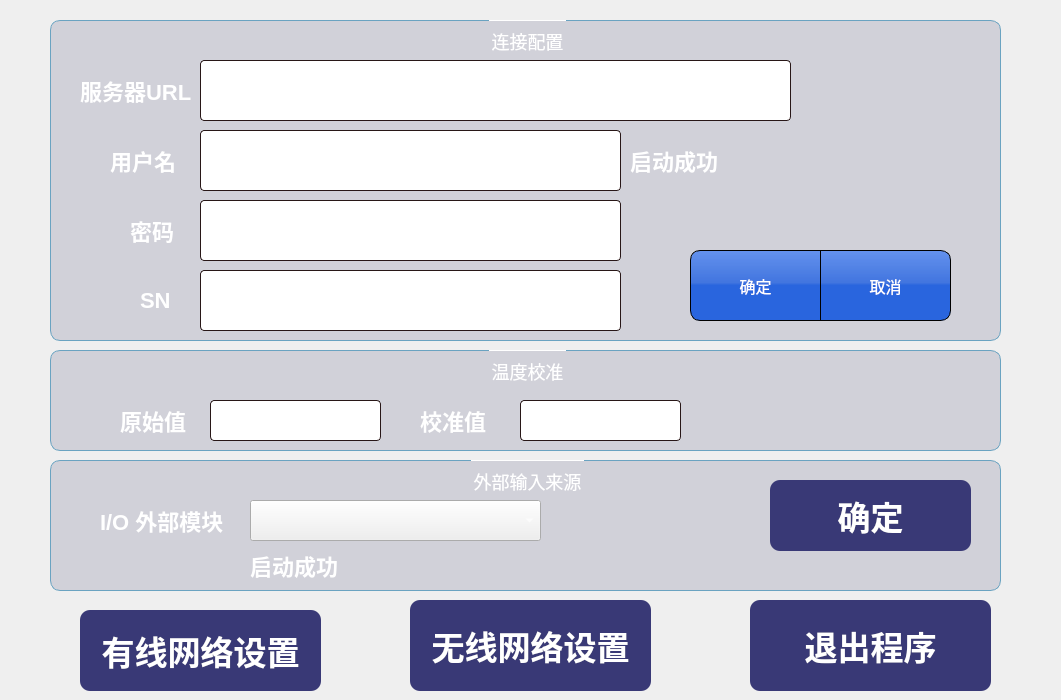
<?xml version="1.0" encoding="UTF-8"?>
<ui version="4.0">
 <class>MainFormSystemSet</class>
 <widget class="QWidget" name="MainFormSystemSet">
  <property name="geometry">
   <rect>
    <x>0</x>
    <y>0</y>
    <width>1061</width>
    <height>700</height>
   </rect>
  </property>
  <property name="windowTitle">
   <string>Form</string>
  </property>
  <property name="styleSheet">
   <string notr="true">#MainFormSystemSet {
	border-image: url(:/qrc/res/main_bk.png)  50 00 0 0 repeat;
}
QLabel { font:bold 22px;	color: rgb(255, 255, 255);}
QRadioButton {font:bold 22px;	color: rgb(255, 255, 255); }
QGroupBox::title {
  subcontrol-origin: margin;
  subcontrol-position: top center;
  padding-top: 10px;  
  border-top: 1px solid rgb(255, 255, 255);
  font:bold 24pt;
  color: rgb(255, 255, 255);
}
QGroupBox {
font: 75 18px;
background-color: rgba(85, 85, 127, 50);
border-radius: 10px;
border: 1px solid rgb(106, 163, 193);
}
QLineEdit {
font: bold 32px; 
background-color: rgb(255, 255, 255);
border-radius: 4px;
border: 1px solid rgba(39, 22, 22, 254);
}
QPushButton {	
   border-radius:10px;
	background-color: rgb(57, 57, 118);
	color: rgb(255, 255, 255);	
	font: bold 33px;
	border-style:solid;
}
QPushButton:pressed{			
	background-color: rgb(57, 56, 76);
	color: rgb(255, 255, 255);		
	font: bold 33px;
	border-style:solid;
}
QPushButton:checked {
	background-color: rgb(31, 17, 108);
	color: rgb(255, 255, 255);		
	font: bold 33px;
	border-style:solid;
}
</string>
  </property>
  <widget class="QGroupBox" name="groupBox">
   <property name="geometry">
    <rect>
     <x>50</x>
     <y>20</y>
     <width>951</width>
     <height>321</height>
    </rect>
   </property>
   <property name="styleSheet">
    <string notr="true">QPushButton {
	border: 1px solid  rgb(0, 0, 0);
	border-radius: 0px;
	background-color: qlineargradient(spread:pad, x1:1, y1:1, x2:1, y2:0, stop:0.505682 rgba(35, 97, 222, 247), stop:0.539773 rgba(61, 114, 223, 247), stop:1 rgba(93, 142, 239, 238));
	color: rgb(255, 255, 255);
	font: 16px;
}</string>
   </property>
   <property name="title">
    <string>连接配置</string>
   </property>
   <widget class="QLineEdit" name="lineEdit_mqttUrl">
    <property name="geometry">
     <rect>
      <x>150</x>
      <y>40</y>
      <width>591</width>
      <height>61</height>
     </rect>
    </property>
   </widget>
   <widget class="QLabel" name="label_4">
    <property name="geometry">
     <rect>
      <x>30</x>
      <y>50</y>
      <width>121</width>
      <height>41</height>
     </rect>
    </property>
    <property name="text">
     <string>服务器URL</string>
    </property>
   </widget>
   <widget class="QLabel" name="label_7">
    <property name="geometry">
     <rect>
      <x>90</x>
      <y>260</y>
      <width>61</width>
      <height>41</height>
     </rect>
    </property>
    <property name="text">
     <string>SN</string>
    </property>
   </widget>
   <widget class="QLineEdit" name="lineEdit_MySN">
    <property name="geometry">
     <rect>
      <x>150</x>
      <y>250</y>
      <width>421</width>
      <height>61</height>
     </rect>
    </property>
   </widget>
   <widget class="QLineEdit" name="lineEdit_mqttUser">
    <property name="geometry">
     <rect>
      <x>150</x>
      <y>110</y>
      <width>421</width>
      <height>61</height>
     </rect>
    </property>
   </widget>
   <widget class="QLineEdit" name="lineEdit_mqttPass">
    <property name="geometry">
     <rect>
      <x>150</x>
      <y>180</y>
      <width>421</width>
      <height>61</height>
     </rect>
    </property>
   </widget>
   <widget class="QLabel" name="label_8">
    <property name="geometry">
     <rect>
      <x>80</x>
      <y>190</y>
      <width>71</width>
      <height>41</height>
     </rect>
    </property>
    <property name="text">
     <string>密码</string>
    </property>
   </widget>
   <widget class="QLabel" name="label_9">
    <property name="geometry">
     <rect>
      <x>60</x>
      <y>120</y>
      <width>91</width>
      <height>41</height>
     </rect>
    </property>
    <property name="text">
     <string>用户名</string>
    </property>
   </widget>
   <widget class="QPushButton" name="pushButton_save_mqtt">
    <property name="geometry">
     <rect>
      <x>640</x>
      <y>230</y>
      <width>131</width>
      <height>71</height>
     </rect>
    </property>
    <property name="focusPolicy">
     <enum>Qt::NoFocus</enum>
    </property>
    <property name="styleSheet">
     <string notr="true">border-top-left-radius:10px;
border-bottom-left-radius:10px;</string>
    </property>
    <property name="text">
     <string>确定</string>
    </property>
   </widget>
   <widget class="QPushButton" name="pushButton_cancel_mqtt">
    <property name="geometry">
     <rect>
      <x>770</x>
      <y>230</y>
      <width>131</width>
      <height>71</height>
     </rect>
    </property>
    <property name="focusPolicy">
     <enum>Qt::NoFocus</enum>
    </property>
    <property name="styleSheet">
     <string notr="true">border-top-right-radius:10px;
border-bottom-right-radius:10px;</string>
    </property>
    <property name="text">
     <string>取消</string>
    </property>
   </widget>
   <widget class="QLabel" name="label_MqttStatusMsg">
    <property name="geometry">
     <rect>
      <x>580</x>
      <y>120</y>
      <width>351</width>
      <height>41</height>
     </rect>
    </property>
    <property name="text">
     <string>启动成功</string>
    </property>
   </widget>
  </widget>
  <widget class="QPushButton" name="btExitApp">
   <property name="geometry">
    <rect>
     <x>750</x>
     <y>600</y>
     <width>241</width>
     <height>91</height>
    </rect>
   </property>
   <property name="focusPolicy">
    <enum>Qt::NoFocus</enum>
   </property>
   <property name="text">
    <string>退出程序</string>
   </property>
  </widget>
  <widget class="QGroupBox" name="groupBox_3">
   <property name="geometry">
    <rect>
     <x>50</x>
     <y>350</y>
     <width>951</width>
     <height>101</height>
    </rect>
   </property>
   <property name="title">
    <string>温度校准</string>
   </property>
   <widget class="QLineEdit" name="lineEdit_5">
    <property name="geometry">
     <rect>
      <x>160</x>
      <y>50</y>
      <width>171</width>
      <height>41</height>
     </rect>
    </property>
   </widget>
   <widget class="QLabel" name="label_5">
    <property name="geometry">
     <rect>
      <x>70</x>
      <y>50</y>
      <width>81</width>
      <height>41</height>
     </rect>
    </property>
    <property name="text">
     <string>原始值</string>
    </property>
   </widget>
   <widget class="QLabel" name="label_6">
    <property name="geometry">
     <rect>
      <x>370</x>
      <y>50</y>
      <width>81</width>
      <height>41</height>
     </rect>
    </property>
    <property name="text">
     <string>校准值</string>
    </property>
   </widget>
   <widget class="QLineEdit" name="lineEdit_6">
    <property name="geometry">
     <rect>
      <x>470</x>
      <y>50</y>
      <width>161</width>
      <height>41</height>
     </rect>
    </property>
   </widget>
  </widget>
  <widget class="QPushButton" name="pushButton_net_eth">
   <property name="geometry">
    <rect>
     <x>80</x>
     <y>610</y>
     <width>241</width>
     <height>81</height>
    </rect>
   </property>
   <property name="focusPolicy">
    <enum>Qt::NoFocus</enum>
   </property>
   <property name="styleSheet">
    <string notr="true"/>
   </property>
   <property name="text">
    <string>有线网络设置</string>
   </property>
  </widget>
  <widget class="QPushButton" name="pushButton_net_wlan">
   <property name="geometry">
    <rect>
     <x>410</x>
     <y>600</y>
     <width>241</width>
     <height>91</height>
    </rect>
   </property>
   <property name="focusPolicy">
    <enum>Qt::NoFocus</enum>
   </property>
   <property name="text">
    <string>无线网络设置</string>
   </property>
  </widget>
  <widget class="QGroupBox" name="groupBox_4">
   <property name="geometry">
    <rect>
     <x>50</x>
     <y>460</y>
     <width>951</width>
     <height>131</height>
    </rect>
   </property>
   <property name="title">
    <string>外部输入来源</string>
   </property>
   <widget class="QLabel" name="label_10">
    <property name="geometry">
     <rect>
      <x>50</x>
      <y>40</y>
      <width>151</width>
      <height>41</height>
     </rect>
    </property>
    <property name="text">
     <string>I/O 外部模块</string>
    </property>
   </widget>
   <widget class="QComboBox" name="comboBox_KangUart">
    <property name="geometry">
     <rect>
      <x>200</x>
      <y>40</y>
      <width>291</width>
      <height>41</height>
     </rect>
    </property>
    <property name="styleSheet">
     <string notr="true"> font:bold 22px;	color: rgb(255, 255, 255);</string>
    </property>
   </widget>
   <widget class="QPushButton" name="pushButton_SaveKangUart">
    <property name="geometry">
     <rect>
      <x>720</x>
      <y>20</y>
      <width>201</width>
      <height>71</height>
     </rect>
    </property>
    <property name="focusPolicy">
     <enum>Qt::NoFocus</enum>
    </property>
    <property name="styleSheet">
     <string notr="true"/>
    </property>
    <property name="text">
     <string>确定</string>
    </property>
   </widget>
   <widget class="QLabel" name="label_StatusKang">
    <property name="geometry">
     <rect>
      <x>200</x>
      <y>90</y>
      <width>541</width>
      <height>31</height>
     </rect>
    </property>
    <property name="text">
     <string>启动成功</string>
    </property>
   </widget>
  </widget>
 </widget>
 <resources/>
 <connections/>
</ui>
